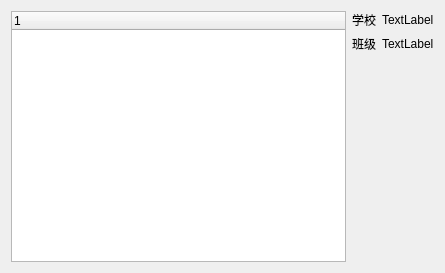
<?xml version="1.0" encoding="UTF-8"?>
<ui version="4.0">
 <class>myTreeWidget</class>
 <widget class="QWidget" name="myTreeWidget">
  <property name="geometry">
   <rect>
    <x>0</x>
    <y>0</y>
    <width>445</width>
    <height>273</height>
   </rect>
  </property>
  <property name="windowTitle">
   <string>myTreeWidget</string>
  </property>
  <layout class="QHBoxLayout" name="horizontalLayout_3">
   <item>
    <widget class="QTreeWidget" name="treeWidget">
     <column>
      <property name="text">
       <string notr="true">1</string>
      </property>
     </column>
    </widget>
   </item>
   <item>
    <layout class="QVBoxLayout" name="verticalLayout">
     <item>
      <layout class="QHBoxLayout" name="horizontalLayout">
       <item>
        <widget class="QLabel" name="schoolLabel">
         <property name="text">
          <string>学校</string>
         </property>
        </widget>
       </item>
       <item>
        <widget class="QLabel" name="schoolLabelValue">
         <property name="text">
          <string>TextLabel</string>
         </property>
        </widget>
       </item>
      </layout>
     </item>
     <item>
      <layout class="QHBoxLayout" name="horizontalLayout_2">
       <item>
        <widget class="QLabel" name="classLabel">
         <property name="text">
          <string>班级</string>
         </property>
        </widget>
       </item>
       <item>
        <widget class="QLabel" name="classLabelValue">
         <property name="text">
          <string>TextLabel</string>
         </property>
        </widget>
       </item>
      </layout>
     </item>
     <item>
      <spacer name="verticalSpacer">
       <property name="orientation">
        <enum>Qt::Vertical</enum>
       </property>
       <property name="sizeHint" stdset="0">
        <size>
         <width>20</width>
         <height>40</height>
        </size>
       </property>
      </spacer>
     </item>
    </layout>
   </item>
  </layout>
 </widget>
 <layoutdefault spacing="6" margin="11"/>
 <resources/>
 <connections/>
</ui>
